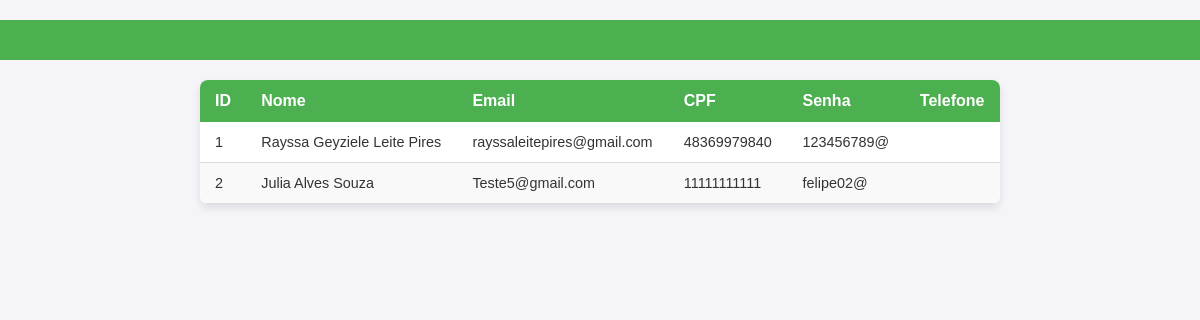
The page /pagina_adm/usuarios_visualizar.php on the database as committed earlier.
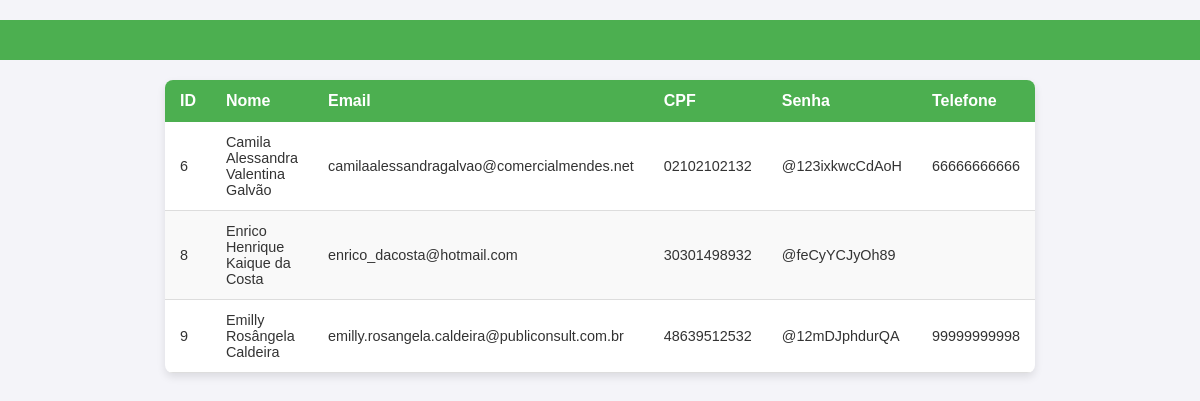
The same page on the database as committed later.
### tables this page shows
CREATE TABLE IF NOT EXISTS `pessoa` (
  `id` int NOT NULL AUTO_INCREMENT,
  `nome` varchar(100) NOT NULL,
  `email` varchar(100) NOT NULL,
  `senha` varchar(255) NOT NULL,
  `cpf` char(11) DEFAULT NULL,
  `telefone` varchar(15) DEFAULT NULL,
  `cep` varchar(10) NOT NULL,
  `endereco` varchar(255) NOT NULL,
  `cidade` varchar(100) NOT NULL,
  `pais` varchar(100) NOT NULL,
  `ponto_referencia` varchar(255) DEFAULT NULL,
  PRIMARY KEY (`id`),
  UNIQUE KEY `email` (`email`),
  UNIQUE KEY `cpf` (`cpf`)
);

### pagina_adm/usuarios_visualizar.php (the view, shortened to what this page needs)
<?php
include('../conexao/conexao2.php');
$sql = "SELECT * FROM pessoa";
$result = $conn->query($sql);
?>
<!DOCTYPE html>
<html lang="pt-br">
<head>
    <link rel="stylesheet" href="../css/usuarios_visualizar.css">
</head>
<body>
<header>
</header>
<table>
    <thead>
        <tr>
            <th>ID</th>
            <th>Nome</th>
            <th>Email</th>
            <th>CPF</th>
            <th>Senha</th>
            <th>Telefone</th>
        </tr>
    </thead>
    <tbody>
        <?php
        if ($result->num_rows > 0) {
            while ($row = $result->fetch_assoc()) {
                echo "<tr>";
                echo "<td>" . $row['id'] . "</td>";
                echo "<td>" . $row['nome'] . "</td>";
                echo "<td>" . $row['email'] . "</td>";
                echo "<td>" . $row['cpf'] . "</td>";
                echo "<td>" . $row['senha'] . "</td>";
                echo "<td>" . $row['telefone'] . "</td>";
                echo "</tr>";
            }
        } else {
            echo "<tr><td colspan='4'>Nenhum usuário registrado</td></tr>";
        }
        ?>
    </tbody>
</table>
</body>
</html>

Rows that differ between the two databases and show on the page:
removed pessoa: id "1", nome "Rayssa Geyziele Leite Pires", email "rayssaleitepires@gmail.com", cpf "48369979840", senha "123456789@"
removed pessoa: id "2", nome "Julia Alves Souza", email "Teste5@gmail.com", cpf "11111111111", senha "felipe02@"
added pessoa: id "6", nome "Camila Alessandra Valentina Galvão", email "camilaalessandragalvao@comercialmendes.net", cpf "02102102132", senha "@123ixkwcCdAoH", telefone "66666666666"
added pessoa: id "8", nome "Enrico Henrique Kaique da Costa", email "enrico_dacosta@hotmail.com", cpf "30301498932", senha "@feCyYCJyOh89"
added pessoa: id "9", nome "Emilly Rosângela Caldeira", email "emilly.rosangela.caldeira@publiconsult.com.br", cpf "48639512532", senha "@12mDJphdurQA", telefone "99999999998"
